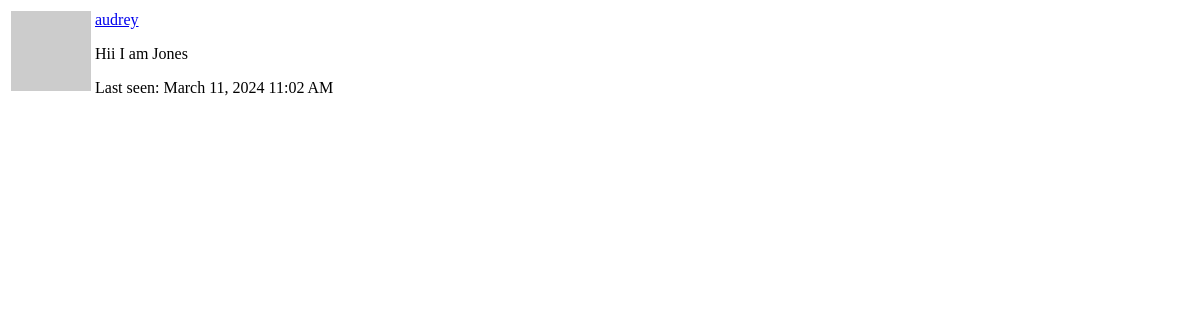
/user/audrey/popup (signed in), run on an earlier commit of the app's database.
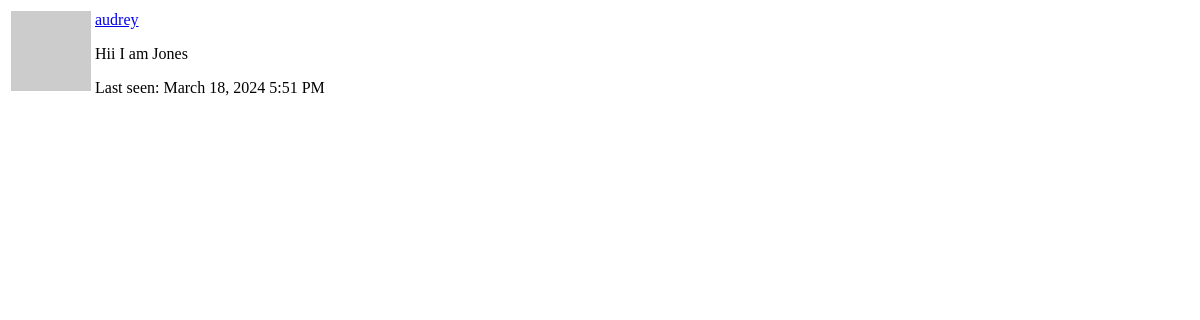
And on a later commit of the database.
### home/models.py (models this page shows, shortened)
class User(UserMixin, db.Model):
    __tablename__ = 'users'
    id = db.Column(db.Integer, primary_key=True)
    username = db.Column(db.String(64), index=True, unique=True)
    email = db.Column(db.String(64), index=True, unique=True)
    password_hash = db.Column(db.String(128))
    about_me = db.Column(db.String(120))
    last_seen = db.Column(db.DateTime, default=datetime.utcnow)
    conversation = db.relationship('Conversation', backref='author', lazy='dynamic')
    bank_account = db.relationship('BankAccount', uselist=False)
    def avatar(self, size):
        digest = md5(self.email.lower().encode('utf-8')).hexdigest()
        return f'https://www.gravatar.com/avatar/{digest}?d=identicon&s={size}'

### home/routes.py (the view)
@app.route('/user/<username>/popup')
@login_required
def user_popup(username):
    user = User.query.filter_by(username=username).first_or_404()
    return render_template(
        'user_popup.html',
        user=user)

### home/routes.py (called while the page is built)
@login.user_loader
def load_user(user_id):
    return User.query.get(int(user_id))

@app.before_request
def before_request():
    if current_user.is_authenticated:
        current_user.last_seen = datetime.utcnow()
        db.session.commit()

### home/templates/user_popup.html
<table class="table table-hover">
    <tr valign='top'>
        <td width='70px'>
            <img src=" {{ user.avatar(36) }} ">
        </td>
        <td>
            <p>
                <a href="{{ url_for('user', username=user.username) }}">
                    {{ user.username }}
                </a>
            </p>
            {% if user.about_me %}
            <p>
                    {{ user.about_me }}
            </p>
            {% endif %}
            <p>
                    Last seen: {{ moment(user.last_seen).format('LLL') }}
            </p>
        </td>
    </tr>
</table>

What changed in the data, as far as the page shows it:
changed User "audrey": last_seen "March 11, 2024 11:02 AM" → "March 18, 2024 5:51 PM"
